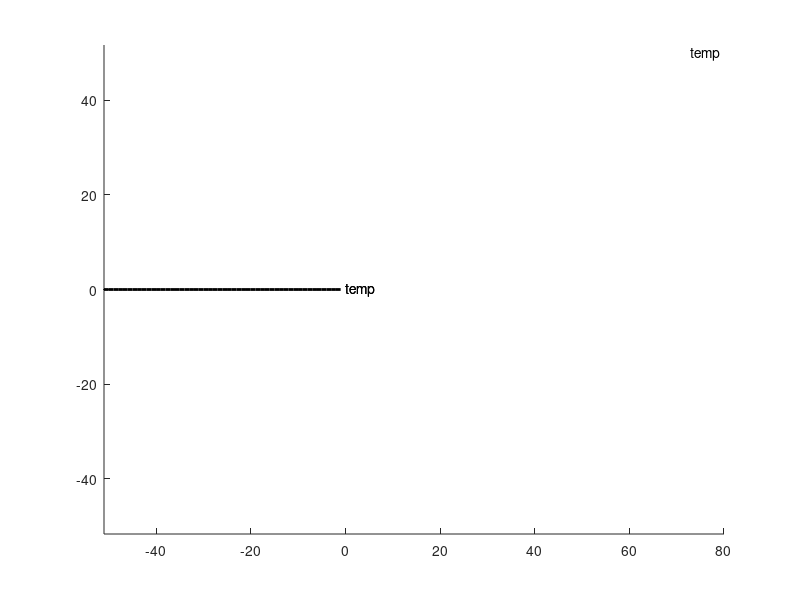

MATLAB code to generate this figure: (Note: this script raises an error after producing the figure.)
%% Simulation of Flexible Needle Insertion
% Yanzhou Wang
% Nov 27 2022

%% General environment setup
clear
close all
clc
addpath(genpath('./FEM'));

disp('Press ESC to quit')

%% Simulation environment and initial conditions
Alpha_1 = -1;
Mu_1 = 3e+4;
Alpha_2 = -1;
Mu_2 = 6e+3;

Mu = [Mu_1; Mu_2];
Alpha = [Alpha_1; Alpha_2];
Interval = {[0, 30]; [30, 80]};
Constraints = []; % to store constraint points [px, py]

L = 50; % total length of the needle
global bx by bk % needle base config, can be changed by keyboard
bx = -51; % needle base x coord
by = 0; % needle base y coord
bk = 0; % needle base slope

x = linspace(bx, bx + L, L + 1)'; % nodal x coordinates; column vector
y = by*ones(size(x)); % nodal y coordinates
k = bk*ones(size(x)); % nodal slopes

%% Plotting setup
fig = figure;
hold on
set(fig, 'WindowKeyPressFcn', @KeyPressCallback);

% Needle
plt = plot(x, y, '-', 'LineWidth', 2, 'Color', 'k');
set(gca, 'XLim', [bx, Interval{end}(2)]);
axis equal
xL=xlim;
yL=ylim;

h_text_tip = text(0, 0, 'temp');
h_text_base = text(0, 0, 'temp');
f_text = text(0.99*xL(2), 0.99*yL(2), 'temp', ...
    'HorizontalAlignment','right','VerticalAlignment','top');


% Tissue patches
num_inter = size(Interval, 1);
cmap = colormap(parula(num_inter));
Ps = [];
titles = [];
Py_Lims = get(gca, 'YLim');
Py_offset = 0;
for j = 1:num_inter
    Px = [Interval{j}(1), Interval{j}(2), Interval{j}(2), Interval{j}(1)];
    Py = [Py_Lims(1) - Py_offset, Py_Lims(1) - Py_offset, Py_Lims(2) + Py_offset, Py_Lims(2) + Py_offset];
    Ps = [Ps, patch(Px, Py, cmap(j, :), 'FaceAlpha', 0.2)];
end

% Constraint points
c_plt = plot(0);
c_plt.XData = []; c_plt.YData = [];
c_plt.Marker = '+'; c_plt.LineStyle = 'none';

xlabel('Depth (mm)');
ylabel('Displacement (mm)');
hold off

%% Simulation
global ESC_PRESSED
ESC_PRESSED = 0;

while ~ESC_PRESSED && ishghandle(fig)
    dbx = bx - x(1); % change in base x coordinate
    dby = by - y(1); % change in base y coordinate
    dbk = bk - k(1); % change in base slope
    tic
    [x, y, k, Constraints] = planar_needle_FEM_wc(L, Mu, Alpha, Interval, ... % params
        x, y, k, Constraints, ...% previous states
        dbx, dby, dbk, ...
        [], []); % change in needle base config
    

%         [x, y, k] = planar_needle_FEM(L, Mu, Alpha, Interval, ... % params
%             x, y, k, ...% previous states
%             dbx, dby, dbk, ...
%             [], []); % change in needle base config
    t = toc;
    set(plt, 'XData', x);
    set(plt, 'YData', y);
    if ~isempty(Constraints)
        set(c_plt, 'XData', Constraints(1, :));
        set(c_plt, 'YData', Constraints(2, :));
    else
        set(c_plt, 'XData', []);
        set(c_plt, 'YData', []);
    end
    set(h_text_tip, 'String', sprintf('[%.2f, %.2f, %.2f]', x(end), y(end), k(end)));
    set(h_text_tip, 'Position', [x(end), y(end)]);
    set(h_text_base, 'String', sprintf('[%.2f, %.2f, %.2f]', x(1), y(1), k(1)));
    set(h_text_base, 'Position', [x(1), y(1)]);
    set(f_text, 'String', sprintf('%.0f Hz', 1/t));
    drawnow;
end
close all % close figure window

%% Key Press Function
function KeyPressCallback(source, eventdata)
global bx by bk
global ESC_PRESSED

key = eventdata.Key;
if strcmpi(key, 'rightArrow')
    bx = bx + 0.1;
elseif strcmpi(key, 'leftArrow')
    bx = bx - 0.1;
elseif strcmpi(key, 'upArrow')
    by = by + 0.1;
elseif strcmpi(key, 'downArrow')
    by = by - 0.1;
elseif strcmpi(key, 'equal')
    bk = bk + 0.01;
elseif strcmpi(key, 'hyphen')
    bk = bk - 0.01;
elseif strcmpi(key, 'escape')
    ESC_PRESSED = 1;
end
end
